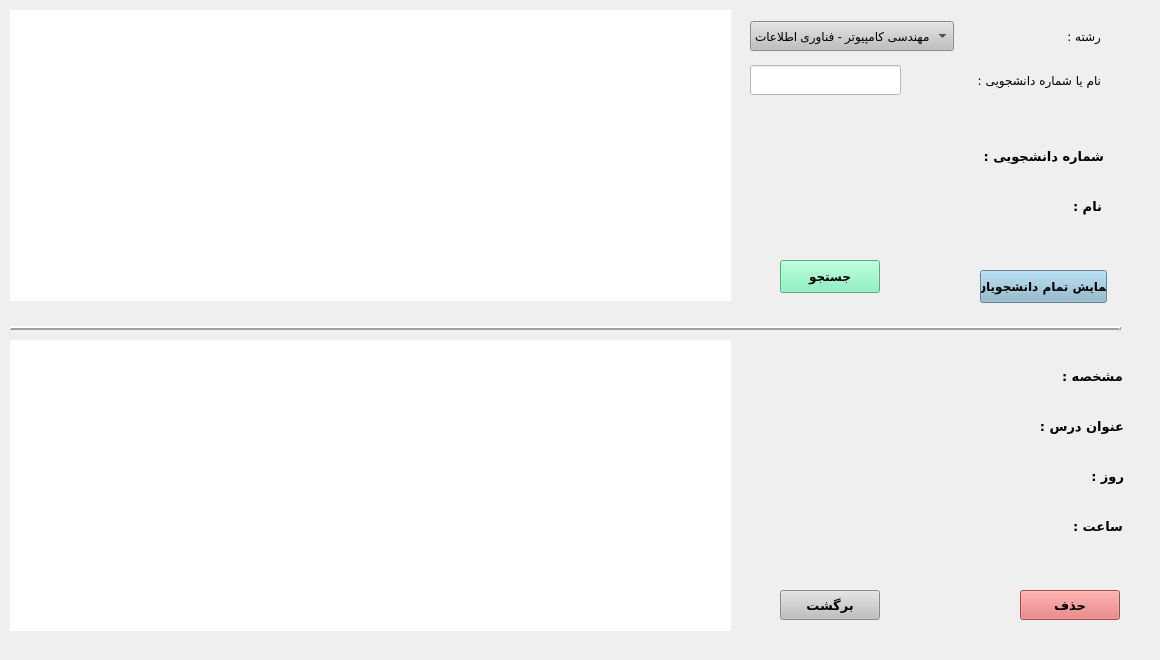
   <widget class="QWidget" name="tab_2">
    <attribute name="title">
     <string>حذف درس انتخاب شده</string>
    </attribute>
    <widget class="QStackedWidget" name="stackedWidget_2">
     <property name="geometry">
      <rect>
       <x>0</x>
       <y>0</y>
       <width>1151</width>
       <height>651</height>
      </rect>
     </property>
     <property name="font">
      <font>
       <family>B Nazanin</family>
       <pointsize>10</pointsize>
       <weight>75</weight>
       <bold>true</bold>
      </font>
     </property>
     <property name="currentIndex">
      <number>0</number>
     </property>
     <widget class="QWidget" name="page_3">
      <widget class="QTableView" name="tableView_stuTab2">
       <property name="geometry">
        <rect>
         <x>10</x>
         <y>10</y>
         <width>721</width>
         <height>291</height>
        </rect>
       </property>
       <property name="minimumSize">
        <size>
         <width>0</width>
         <height>0</height>
        </size>
       </property>
       <property name="font">
        <font>
         <family>B Nazanin</family>
         <pointsize>10</pointsize>
         <weight>75</weight>
         <bold>true</bold>
        </font>
       </property>
       <property name="focusPolicy">
        <enum>Qt::ClickFocus</enum>
       </property>
       <property name="styleSheet">
        <string notr="true"/>
       </property>
       <property name="frameShape">
        <enum>QFrame::NoFrame</enum>
       </property>
       <property name="frameShadow">
        <enum>QFrame::Plain</enum>
       </property>
       <property name="verticalScrollBarPolicy">
        <enum>Qt::ScrollBarAsNeeded</enum>
       </property>
       <property name="horizontalScrollBarPolicy">
        <enum>Qt::ScrollBarAlwaysOff</enum>
       </property>
       <property name="sizeAdjustPolicy">
        <enum>QAbstractScrollArea::AdjustIgnored</enum>
       </property>
       <property name="autoScroll">
        <bool>false</bool>
       </property>
       <property name="editTriggers">
        <set>QAbstractItemView::NoEditTriggers</set>
       </property>
       <property name="tabKeyNavigation">
        <bool>false</bool>
       </property>
       <property name="showDropIndicator" stdset="0">
        <bool>false</bool>
       </property>
       <property name="dragDropOverwriteMode">
        <bool>false</bool>
       </property>
       <property name="alternatingRowColors">
        <bool>false</bool>
       </property>
       <property name="selectionMode">
        <enum>QAbstractItemView::SingleSelection</enum>
       </property>
       <property name="selectionBehavior">
        <enum>QAbstractItemView::SelectRows</enum>
       </property>
       <property name="textElideMode">
        <enum>Qt::ElideNone</enum>
       </property>
       <property name="showGrid">
        <bool>true</bool>
       </property>
       <property name="gridStyle">
        <enum>Qt::DashDotDotLine</enum>
       </property>
       <property name="wordWrap">
        <bool>true</bool>
       </property>
      </widget>
      <widget class="QWidget" name="layoutWidget_7">
       <property name="geometry">
        <rect>
         <x>750</x>
         <y>60</y>
         <width>351</width>
         <height>41</height>
        </rect>
       </property>
       <layout class="QHBoxLayout" name="horizontalLayout_19">
        <item>
         <widget class="QLineEdit" name="lineEdit_stuCodeTab2">
          <property name="minimumSize">
           <size>
            <width>0</width>
            <height>30</height>
           </size>
          </property>
          <property name="styleSheet">
           <string notr="true">background-color: white;
</string>
          </property>
         </widget>
        </item>
        <item>
         <spacer name="horizontalSpacer_17">
          <property name="orientation">
           <enum>Qt::Horizontal</enum>
          </property>
          <property name="sizeType">
           <enum>QSizePolicy::Minimum</enum>
          </property>
          <property name="sizeHint" stdset="0">
           <size>
            <width>70</width>
            <height>20</height>
           </size>
          </property>
         </spacer>
        </item>
        <item>
         <widget class="QLabel" name="label_6">
          <property name="font">
           <font>
            <family>B Titr</family>
            <pointsize>9</pointsize>
            <weight>50</weight>
            <bold>false</bold>
           </font>
          </property>
          <property name="text">
           <string>نام یا شماره دانشجویی :</string>
          </property>
         </widget>
        </item>
       </layout>
      </widget>
      <widget class="QPushButton" name="pushButton_showStuTab2">
       <property name="geometry">
        <rect>
         <x>980</x>
         <y>270</y>
         <width>127</width>
         <height>33</height>
        </rect>
       </property>
       <property name="minimumSize">
        <size>
         <width>100</width>
         <height>30</height>
        </size>
       </property>
       <property name="font">
        <font>
         <family>B Nazanin</family>
         <pointsize>9</pointsize>
         <weight>75</weight>
         <bold>true</bold>
        </font>
       </property>
       <property name="styleSheet">
        <string notr="true">background-color:rgb(136, 182, 204)</string>
       </property>
       <property name="text">
        <string>نمایش تمام دانشجویان</string>
       </property>
      </widget>
      <widget class="QPushButton" name="pushButton_findStuTab2">
       <property name="geometry">
        <rect>
         <x>780</x>
         <y>260</y>
         <width>100</width>
         <height>33</height>
        </rect>
       </property>
       <property name="minimumSize">
        <size>
         <width>100</width>
         <height>30</height>
        </size>
       </property>
       <property name="font">
        <font>
         <family>B Nazanin</family>
         <pointsize>9</pointsize>
         <weight>75</weight>
         <bold>true</bold>
        </font>
       </property>
       <property name="styleSheet">
        <string notr="true">background-color:rgb(118, 240, 179)</string>
       </property>
       <property name="text">
        <string>جستجو</string>
       </property>
      </widget>
      <widget class="Line" name="line">
       <property name="geometry">
        <rect>
         <x>10</x>
         <y>320</y>
         <width>1111</width>
         <height>16</height>
        </rect>
       </property>
       <property name="frameShadow">
        <enum>QFrame::Raised</enum>
       </property>
       <property name="lineWidth">
        <number>2</number>
       </property>
       <property name="orientation">
        <enum>Qt::Horizontal</enum>
       </property>
      </widget>
      <widget class="QTableView" name="tableView_LessTab2">
       <property name="geometry">
        <rect>
         <x>10</x>
         <y>340</y>
         <width>721</width>
         <height>291</height>
        </rect>
       </property>
       <property name="minimumSize">
        <size>
         <width>0</width>
         <height>0</height>
        </size>
       </property>
       <property name="font">
        <font>
         <family>B Nazanin</family>
         <pointsize>10</pointsize>
         <weight>75</weight>
         <bold>true</bold>
        </font>
       </property>
       <property name="focusPolicy">
        <enum>Qt::ClickFocus</enum>
       </property>
       <property name="styleSheet">
        <string notr="true"/>
       </property>
       <property name="frameShape">
        <enum>QFrame::NoFrame</enum>
       </property>
       <property name="frameShadow">
        <enum>QFrame::Plain</enum>
       </property>
       <property name="verticalScrollBarPolicy">
        <enum>Qt::ScrollBarAsNeeded</enum>
       </property>
       <property name="horizontalScrollBarPolicy">
        <enum>Qt::ScrollBarAlwaysOff</enum>
       </property>
       <property name="sizeAdjustPolicy">
        <enum>QAbstractScrollArea::AdjustIgnored</enum>
       </property>
       <property name="autoScroll">
        <bool>false</bool>
       </property>
       <property name="editTriggers">
        <set>QAbstractItemView::NoEditTriggers</set>
       </property>
       <property name="tabKeyNavigation">
        <bool>false</bool>
       </property>
       <property name="showDropIndicator" stdset="0">
        <bool>false</bool>
       </property>
       <property name="dragDropOverwriteMode">
        <bool>false</bool>
       </property>
       <property name="alternatingRowColors">
        <bool>false</bool>
       </property>
       <property name="selectionMode">
        <enum>QAbstractItemView::SingleSelection</enum>
       </property>
       <property name="selectionBehavior">
        <enum>QAbstractItemView::SelectRows</enum>
       </property>
       <property name="textElideMode">
        <enum>Qt::ElideNone</enum>
       </property>
       <property name="showGrid">
        <bool>true</bool>
       </property>
       <property name="gridStyle">
        <enum>Qt::DashDotDotLine</enum>
       </property>
       <property name="wordWrap">
        <bool>true</bool>
       </property>
      </widget>
      <widget class="QPushButton" name="pushButton_backTab2">
       <property name="geometry">
        <rect>
         <x>780</x>
         <y>590</y>
         <width>100</width>
         <height>30</height>
        </rect>
       </property>
       <property name="minimumSize">
        <size>
         <width>100</width>
         <height>30</height>
        </size>
       </property>
       <property name="font">
        <font>
         <family>B Nazanin</family>
         <pointsize>10</pointsize>
         <weight>75</weight>
         <bold>true</bold>
        </font>
       </property>
       <property name="styleSheet">
        <string notr="true">background-color:rgb(191, 191, 191)</string>
       </property>
       <property name="text">
        <string>برگشت</string>
       </property>
      </widget>
      <widget class="QPushButton" name="pushButton_backTab2_2">
       <property name="geometry">
        <rect>
         <x>1020</x>
         <y>590</y>
         <width>100</width>
         <height>30</height>
        </rect>
       </property>
       <property name="minimumSize">
        <size>
         <width>100</width>
         <height>30</height>
        </size>
       </property>
       <property name="font">
        <font>
         <family>B Nazanin</family>
         <pointsize>10</pointsize>
         <weight>75</weight>
         <bold>true</bold>
        </font>
       </property>
       <property name="styleSheet">
        <string notr="true">background-color:rgb(226, 106, 106)</string>
       </property>
       <property name="text">
        <string>حذف</string>
       </property>
      </widget>
      <widget class="QWidget" name="layoutWidget_8">
       <property name="geometry">
        <rect>
         <x>750</x>
         <y>20</y>
         <width>351</width>
         <height>32</height>
        </rect>
       </property>
       <layout class="QHBoxLayout" name="horizontalLayout_22">
        <item>
         <widget class="QComboBox" name="comboBox_fieldTab2">
          <property name="minimumSize">
           <size>
            <width>100</width>
            <height>30</height>
           </size>
          </property>
          <property name="styleSheet">
           <string notr="true">background-color :rgb(191, 191, 191)</string>
          </property>
          <item>
           <property name="text">
            <string>مهندسی کامپیوتر - فناوری اطلاعات</string>
           </property>
          </item>
          <item>
           <property name="text">
            <string>مهندسی عمران</string>
           </property>
          </item>
          <item>
           <property name="text">
            <string>مهندسی مواد</string>
           </property>
          </item>
          <item>
           <property name="text">
            <string>مهندسی معدن</string>
           </property>
          </item>
          <item>
           <property name="text">
            <string>مهندسی هوافضا</string>
           </property>
          </item>
         </widget>
        </item>
        <item>
         <spacer name="horizontalSpacer_22">
          <property name="orientation">
           <enum>Qt::Horizontal</enum>
          </property>
          <property name="sizeHint" stdset="0">
           <size>
            <width>40</width>
            <height>20</height>
           </size>
          </property>
         </spacer>
        </item>
        <item>
         <widget class="QLabel" name="label_13">
          <property name="font">
           <font>
            <family>B Titr</family>
            <pointsize>9</pointsize>
            <weight>50</weight>
            <bold>false</bold>
           </font>
          </property>
          <property name="text">
           <string>رشته :</string>
          </property>
         </widget>
        </item>
       </layout>
      </widget>
      <widget class="QWidget" name="layoutWidget">
       <property name="geometry">
        <rect>
         <x>862</x>
         <y>360</y>
         <width>261</width>
         <height>32</height>
        </rect>
       </property>
       <layout class="QHBoxLayout" name="horizontalLayout_7">
        <item>
         <widget class="QLabel" name="label_entekhabIDTab2">
          <property name="text">
           <string/>
          </property>
         </widget>
        </item>
        <item>
         <spacer name="horizontalSpacer_8">
          <property name="orientation">
           <enum>Qt::Horizontal</enum>
          </property>
          <property name="sizeHint" stdset="0">
           <size>
            <width>40</width>
            <height>20</height>
           </size>
          </property>
         </spacer>
        </item>
        <item>
         <widget class="QLabel" name="label_17">
          <property name="font">
           <font>
            <family>B Nazanin</family>
            <pointsize>10</pointsize>
            <weight>75</weight>
            <bold>true</bold>
           </font>
          </property>
          <property name="text">
           <string>مشخصه :</string>
          </property>
         </widget>
        </item>
       </layout>
      </widget>
      <widget class="QWidget" name="layoutWidget">
       <property name="geometry">
        <rect>
         <x>801</x>
         <y>190</y>
         <width>301</width>
         <height>32</height>
        </rect>
       </property>
       <layout class="QHBoxLayout" name="horizontalLayout_13">
        <item>
         <widget class="QLabel" name="label_stuNameTab2">
          <property name="text">
           <string/>
          </property>
         </widget>
        </item>
        <item>
         <spacer name="horizontalSpacer_13">
          <property name="orientation">
           <enum>Qt::Horizontal</enum>
          </property>
          <property name="sizeHint" stdset="0">
           <size>
            <width>40</width>
            <height>20</height>
           </size>
          </property>
         </spacer>
        </item>
        <item>
         <widget class="QLabel" name="label_8">
          <property name="font">
           <font>
            <family>B Nazanin</family>
            <pointsize>10</pointsize>
            <weight>75</weight>
            <bold>true</bold>
           </font>
          </property>
          <property name="text">
           <string>نام :</string>
          </property>
         </widget>
        </item>
       </layout>
      </widget>
      <widget class="QWidget" name="layoutWidget">
       <property name="geometry">
        <rect>
         <x>803</x>
         <y>140</y>
         <width>301</width>
         <height>32</height>
        </rect>
       </property>
       <layout class="QHBoxLayout" name="horizontalLayout_14">
        <item>
         <widget class="QLabel" name="label_StuCodTab2">
          <property name="text">
           <string/>
          </property>
         </widget>
        </item>
        <item>
         <spacer name="horizontalSpacer_18">
          <property name="orientation">
           <enum>Qt::Horizontal</enum>
          </property>
          <property name="sizeHint" stdset="0">
           <size>
            <width>40</width>
            <height>20</height>
           </size>
          </property>
         </spacer>
        </item>
        <item>
         <widget class="QLabel" name="label_2">
          <property name="font">
           <font>
            <family>B Nazanin</family>
            <pointsize>10</pointsize>
            <weight>75</weight>
            <bold>true</bold>
           </font>
          </property>
          <property name="text">
           <string>شماره دانشجویی :</string>
          </property>
         </widget>
        </item>
       </layout>
      </widget>
      <widget class="QWidget" name="layoutWidget">
       <property name="geometry">
        <rect>
         <x>863</x>
         <y>410</y>
         <width>261</width>
         <height>32</height>
        </rect>
       </property>
       <layout class="QHBoxLayout" name="horizontalLayout_15">
        <item>
         <widget class="QLabel" name="label_lessonNameTab2">
          <property name="text">
           <string/>
          </property>
         </widget>
        </item>
        <item>
         <spacer name="horizontalSpacer_19">
          <property name="orientation">
           <enum>Qt::Horizontal</enum>
          </property>
          <property name="sizeHint" stdset="0">
           <size>
            <width>40</width>
            <height>20</height>
           </size>
          </property>
         </spacer>
        </item>
        <item>
         <widget class="QLabel" name="label_19">
          <property name="font">
           <font>
            <family>B Nazanin</family>
            <pointsize>10</pointsize>
            <weight>75</weight>
            <bold>true</bold>
           </font>
          </property>
          <property name="text">
           <string>عنوان درس :</string>
          </property>
         </widget>
        </item>
       </layout>
      </widget>
      <widget class="QWidget" name="layoutWidget">
       <property name="geometry">
        <rect>
         <x>863</x>
         <y>460</y>
         <width>261</width>
         <height>32</height>
        </rect>
       </property>
       <layout class="QHBoxLayout" name="horizontalLayout_20">
        <item>
         <widget class="QLabel" name="label_rouzTab2">
          <property name="text">
           <string/>
          </property>
         </widget>
        </item>
        <item>
         <spacer name="horizontalSpacer_20">
          <property name="orientation">
           <enum>Qt::Horizontal</enum>
          </property>
          <property name="sizeHint" stdset="0">
           <size>
            <width>40</width>
            <height>20</height>
           </size>
          </property>
         </spacer>
        </item>
        <item>
         <widget class="QLabel" name="label_23">
          <property name="font">
           <font>
            <family>B Nazanin</family>
            <pointsize>10</pointsize>
            <weight>75</weight>
            <bold>true</bold>
           </font>
          </property>
          <property name="text">
           <string>روز :</string>
          </property>
         </widget>
        </item>
       </layout>
      </widget>
      <widget class="QWidget" name="layoutWidget">
       <property name="geometry">
        <rect>
         <x>862</x>
         <y>510</y>
         <width>261</width>
         <height>32</height>
        </rect>
       </property>
       <layout class="QHBoxLayout" name="horizontalLayout_21">
        <item>
         <widget class="QLabel" name="label_saatTab2">
          <property name="text">
           <string/>
          </property>
         </widget>
        </item>
        <item>
         <spacer name="horizontalSpacer_21">
          <property name="orientation">
           <enum>Qt::Horizontal</enum>
          </property>
          <property name="sizeHint" stdset="0">
           <size>
            <width>40</width>
            <height>20</height>
           </size>
          </property>
         </spacer>
        </item>
        <item>
         <widget class="QLabel" name="label_27">
          <property name="font">
           <font>
            <family>B Nazanin</family>
            <pointsize>10</pointsize>
            <weight>75</weight>
            <bold>true</bold>
           </font>
          </property>
          <property name="text">
           <string>ساعت :</string>
          </property>
         </widget>
        </item>
       </layout>
      </widget>
     </widget>
     <widget class="QWidget" name="page_4"/>
    </widget>
   </widget>
